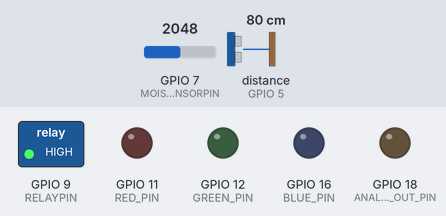
A sketch run on a simulated ESP32-S2. Shown: switched loads named in the sketch (green lamp = pin HIGH), output pins drawn as LEDs (lit = HIGH). Wiring (inferred from the names in the program): ultrasonic range finder: trigger GPIO 3; echo GPIO 5. The test bench sets the inputs (shaded band); at power-on: distance to the obstacle (sensor on GPIO 5) 80 cm, GPIO 7 (MOISTURESENSORPIN) = 2048. The echo pulse lasts 58.3 µs per cm; WiFi joins after 1.5 s; servers stay silent unless stated; pins used as bus, display or sensor lines are not drawn; what the sketch prints to the serial monitor is not drawn.

Above: at 3.0 s.
3.1 s: distance to the obstacle (sensor on GPIO 5) set to 6 cm
8.3 s: distance to the obstacle (sensor on GPIO 5) set to 3 cm
At 13.0 s:
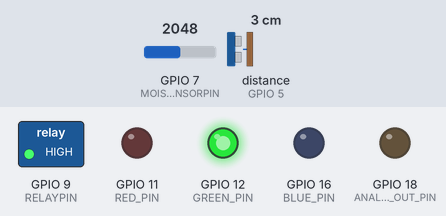
13.3 s: distance to the obstacle (sensor on GPIO 5) set to 9 cm
At 17.9 s:
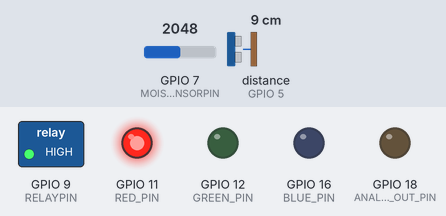
18.3 s: distance to the obstacle (sensor on GPIO 5) set to 2 cm
At 23.1 s:
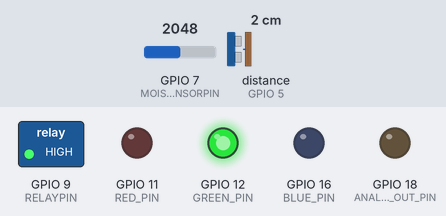
Timing chart, 0 to 24.3 s (numbered marks = the images above; inputs shaded):
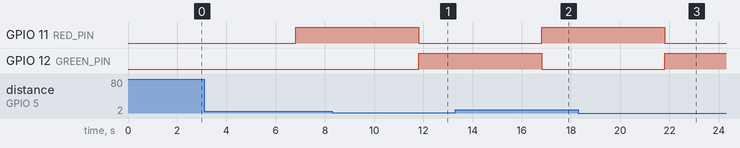

Measured:
- the behaviour switches between 5 and 4 cm on distance to the obstacle (sensor on GPIO 5) (found by bisection; images 0 and 1)
- after the input at 8.3 s, GPIO 11 (RED_PIN): HIGH → LOW after 3.5 s; GPIO 12 (GREEN_PIN): LOW → HIGH after 3.5 s
- after the input at 13.3 s, GPIO 11 (RED_PIN): LOW → HIGH after 3.5 s; GPIO 12 (GREEN_PIN): HIGH → LOW after 3.5 s
- after the input at 18.3 s, GPIO 11 (RED_PIN): HIGH → LOW after 3.5 s; GPIO 12 (GREEN_PIN): LOW → HIGH after 3.5 s

The sketch:

main.ino
```cpp
#define BLYNK_TEMPLATE_ID "TMPL4VplPn5DM"
#define BLYNK_TEMPLATE_NAME "Lolin"
#define BLYNK_AUTH_TOKEN "NG3hog7xMC34G5Bt9DyOMcdp1a-iMvDt"
#define BLYNK_PRINT Serial

#include <WiFi.h>
#include <WiFiClient.h>
#include <BlynkSimpleEsp32.h>

char ssid[] = "IoT - WIFI";
char pass[] = "03GDVBH223";

// Definizione pin per ESP32 Lolin S2 Mini Master
const uint8_t MOISTURESENSORPIN = 7;  // Sensore di umidità
const uint8_t RELAYPIN = 9;           // Pompa
const uint8_t TRIGPIN = 3;            // Trigger del sensore a ultrasuoni
const uint8_t ECHOPIN = 5;            // Echo del sensore a ultrasuoni
const uint8_t RED_PIN = 11;  // pin per il rosso
const uint8_t GREEN_PIN = 12;  // pin per il verde
const uint8_t BLUE_PIN = 16;  // Nuovo pin per il blu

// Pin per comunicazione analogica con lo slave
const uint8_t ANALOG_OUT_PIN = 18;     // Pin DAC per inviare il livello dell'acqua allo slave
const uint8_t ANALOG_IN_PIN = 18;      // Pin per ricevere comandi dallo slave (DAC_2)

const uint16_t SOGLIA_UM = 7000;
unsigned long pumpTimer = 0;
bool pumpOn = false;
unsigned long lastActivationTime = 0;
float lastWaterLevel = 0;

// Timer per il lampeggiamento del LED blu
unsigned long blueBlinkTimer = 0;
bool blueBlinkState = false;
bool isBlueBlinking = false;
unsigned long blueBlinkStartTime = 0;
bool needsLedUpdate = false;  // Flag per forzare l'aggiornamento dei LED

BlynkTimer timer;

// Parametri per diagnostica e correzione sonar
const float SOUND_SPEED = 0.0343; // cm/microsecondo
const float MAX_TANK_DEPTH = 10.0; // profondità massima del serbatoio in cm
float lastWaterPercentage = 0;

// Dichiarazione anticipata di funzioni
float measureDistance();
float getWaterPercentage(float distance);
void updateLedStatus(float waterPercentage);

void startBlueBlinking() {
    isBlueBlinking = true;
    blueBlinkStartTime = millis();
    blueBlinkTimer = millis();
    blueBlinkState = true;

    // Spegni gli altri LED durante il lampeggiamento del blu
    digitalWrite(RED_PIN, LOW);
    digitalWrite(GREEN_PIN, LOW);
    digitalWrite(BLUE_PIN, HIGH);   // LED blu ON inizia acceso
}

void updateLedStatus(float waterPercentage) {
    // Funzione centralizzata per aggiornare lo stato dei LED
    if (isBlueBlinking) {
        // Durante il lampeggiamento blu, gli altri LED rimangono spenti
        return;
    }

    // Assicurati che il LED blu sia spento
    digitalWrite(BLUE_PIN, LOW);

    // Gestisci i LED rosso e verde in base al livello dell'acqua
    if (waterPercentage > 50) { // Serbatoio più che mezzo pieno
        digitalWrite(GREEN_PIN, HIGH);  // LED verde ON
        digitalWrite(RED_PIN, LOW);    // LED rosso OFF
        Blynk.virtualWrite(V3, 0);    // Rosso spento
        Blynk.virtualWrite(V4, 255);  // Verde acceso
    } else { // Serbatoio sotto il 50%
        digitalWrite(RED_PIN, HIGH);    // LED rosso ON
        digitalWrite(GREEN_PIN, LOW);  // LED verde OFF
        Blynk.virtualWrite(V3, 255);  // Rosso acceso
        Blynk.virtualWrite(V4, 0);    // Verde spento
    }
}

void updateBlueBlink() {
    if (!isBlueBlinking) return;

    // Verifica se il tempo di lampeggiamento di 5 secondi è terminato
    if (millis() - blueBlinkStartTime >= 5000) {
        isBlueBlinking = false;
        digitalWrite(BLUE_PIN, LOW); // Spegni il LED blu
        needsLedUpdate = true;  // Imposta il flag per aggiornare i LED al prossimo ciclo
        return;
    }

    // Inverti lo stato del LED blu ogni 250ms
    if (millis() - blueBlinkTimer >= 250) {
        blueBlinkTimer = millis();
        blueBlinkState = !blueBlinkState;
        if (blueBlinkState) {
            digitalWrite(BLUE_PIN, HIGH); // Blu acceso
        } else {
            digitalWrite(BLUE_PIN, LOW); // Blu spento
        }
    }
}

void checkMoisture() {
  int moistureValue = analogRead(MOISTURESENSORPIN);

  unsigned long currentTime = millis();

   //Attende 10 secondi prima di ripetere il ciclo, ma noi metteremo 24 ore (ovvero 86400000)
  if (moistureValue > SOGLIA_UM && !pumpOn && (currentTime - lastActivationTime >= 10000)) {
    Serial.println("->ATTIVAZIONE POMPA");
    digitalWrite(RELAYPIN, LOW);
    pumpOn = true;
    pumpTimer = currentTime;
    lastActivationTime = currentTime;

    // Attiva il lampeggiamento del LED blu per 5 secondi
    startBlueBlinking();
  }
}

void checkPumpTimer() {
  if (pumpOn && (millis() - pumpTimer >= 1000)) {
    Serial.println("->SPEGNIMENTO POMPA");
    digitalWrite(RELAYPIN, HIGH);
    pumpOn = false;
  }
}

float measureDistance() {
  digitalWrite(TRIGPIN, LOW);
  delayMicroseconds(2);

  // Genera impulso trigger
  digitalWrite(TRIGPIN, HIGH);
  delayMicroseconds(10);
  digitalWrite(TRIGPIN, LOW);

  // Misura durata dell'eco con timeout più lungo
  long duration = pulseIn(ECHOPIN, HIGH, 38000); // Timeout 38ms

  // Calcola distanza se duration è valido
  if (duration > 0) {
    float distance = duration * SOUND_SPEED / 2; // Conversione in cm

    return constrain(MAX_TANK_DEPTH - distance, 0, MAX_TANK_DEPTH);
  } else {
    Serial.println("ERRORE: Nessun impulso rilevato dal sensore ultrasuoni!");
    return -1; // Errore
  }
}

float getWaterPercentage(float distance) {
  distance = constrain(distance, 0, MAX_TANK_DEPTH); // Limita tra 0 e 10 cm
  return (distance / MAX_TANK_DEPTH) * 100.0;  // Rimuovi il 100.0 -
}

void checkWaterLevel() {
  // Se il blu sta lampeggiando, non aggiornare la percentuale dell'acqua
  // ma memorizza che serve un aggiornamento dei LED
  if (isBlueBlinking) {
    needsLedUpdate = true;
    return;
  }

  float distance = measureDistance();

  if (distance >= 0 && distance <= MAX_TANK_DEPTH) {
    float waterPercentage = getWaterPercentage(distance);
    lastWaterPercentage = waterPercentage;

    Serial.print("Distanza: ");
    Serial.print(distance);
    Serial.print(" cm → Livello: ");
    Serial.print(waterPercentage);
    Serial.println("%");

    Blynk.virtualWrite(V1, waterPercentage);

    // Aggiorna lo stato dei LED usando la funzione centralizzata
    updateLedStatus(waterPercentage);
  }
}

void checkIfLedUpdateNeeded() {
  // Nuova funzione per controllare se i LED necessitano di un aggiornamento
  if (needsLedUpdate && !isBlueBlinking) {
    needsLedUpdate = false;

    float distance = measureDistance();
    if (distance >= 0 && distance <= MAX_TANK_DEPTH) {
      float waterPercentage = getWaterPercentage(distance);
      updateLedStatus(waterPercentage);
    } else {
      // In caso di errore del sensore, usa l'ultimo valore valido
      updateLedStatus(lastWaterPercentage);
    }
  }
}

void sendMoistureToBlynk() {
  int moistureValue = analogRead(MOISTURESENSORPIN);

  moistureValue = constrain(moistureValue, 0, 8191); // Limita tra 0 e 8191 (secco = 0 umidità)

  float moisturePercentage = 100 - ((float)moistureValue / 8191.0f * 100.0f);

  Serial.println("Umidità: ");
  Serial.print(moistureValue);
  Serial.print(" → Percentuale: ");
  Serial.print(moisturePercentage);
  Serial.print("%");

  Blynk.virtualWrite(V2, moisturePercentage);
}

void setup() {
  // Configurazione dei pin
  pinMode(RELAYPIN, OUTPUT);
  pinMode(TRIGPIN, OUTPUT);
  pinMode(ECHOPIN, INPUT_PULLUP);
  pinMode(RED_PIN, OUTPUT);
  pinMode(GREEN_PIN, OUTPUT);
  pinMode(BLUE_PIN, OUTPUT);
  pinMode(ANALOG_OUT_PIN, OUTPUT);
  pinMode(MOISTURESENSORPIN, INPUT);

  // Inizializzazione stato pin
  digitalWrite(RELAYPIN, HIGH);
  digitalWrite(RED_PIN, LOW);    // LED rosso OFF
  digitalWrite(GREEN_PIN, LOW);  // LED verde OFF
  digitalWrite(BLUE_PIN, LOW);   // LED blu OFF
  analogWrite(ANALOG_OUT_PIN, 0);

  // Inizializza comunicazione seriale
  Serial.begin(115200);

  Serial.println("Avvio del sistema di irrigazione - MASTER");

  // Connessione Blynk
  Blynk.begin(BLYNK_AUTH_TOKEN, ssid, pass);

  // Controllo immediato dell'umidità
  int moistureValue = analogRead(MOISTURESENSORPIN);
  Serial.print("Umidità iniziale: ");
  Serial.println(moistureValue);

  if (moistureValue > SOGLIA_UM) {
    Serial.println("-> ATTIVAZIONE POMPA (Startup)");
    digitalWrite(RELAYPIN, LOW);
    pumpOn = true;
    pumpTimer = millis();
    lastActivationTime = millis();

    // Attiva il lampeggiamento del LED blu all'avvio se necessario
    startBlueBlinking();
  }

  // Controllo immediato del livello dell'acqua per impostare lo stato iniziale
  float distance = measureDistance();
  if (distance >= 0 && distance <= MAX_TANK_DEPTH) {
    float waterPercentage = getWaterPercentage(distance);
    lastWaterPercentage = waterPercentage;
  }

  // Configurazione timer
  timer.setInterval(100L, checkPumpTimer);
  timer.setInterval(5000L, checkWaterLevel);
  timer.setInterval(10000L, sendMoistureToBlynk);
  timer.setInterval(50L, updateBlueBlink);
  timer.setInterval(100L, checkIfLedUpdateNeeded);
}

void loop() {
  Blynk.run();
  timer.run();

  checkMoisture();

  delay(10);
}
```
